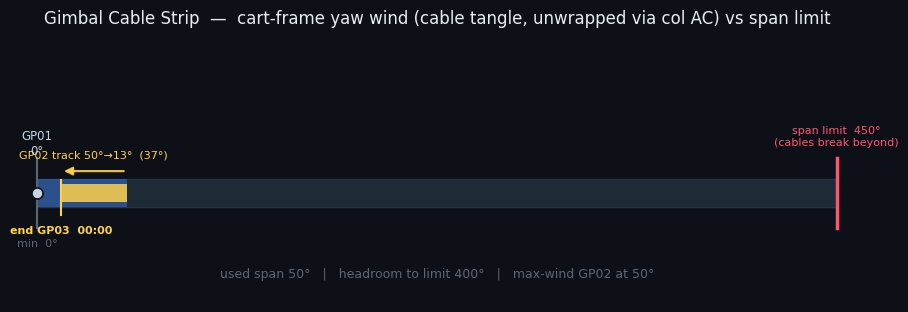

Write the Python code that produced this figure.
#!/usr/bin/env python3
"""
HyperLapse — Gimbal Cable Strip (view #3).

Shows the gimbal's yaw sweep as an UNWRAPPED world bearing (relative to
true North), accumulated leg-by-leg in the direction the operator set in
Plan col AC (CW/CCW; blank = shortest). Plotted on a 1-D strip against the
450 deg span limit: min yaw on the left, min+450 (the hard ceiling where
cables break) on the right.

It reuses resolve() from gimbal_planview_v2 (single source of truth), so
frame/world/dir come out identical to the dial. This view adds only the
unwrap-to-world and the strip drawing.

The tool SHOWS what the plan says; it does not pick direction. Operator
sets col AC (proposed by the sweep-dir macro, accepted/overridden by the
operator using the dial and/or this strip).

Usage:
  python3 gimbal_cablestrip.py HyperLapse.xlsm out.png [--gp N] [--limit 450]
"""
import argparse
import matplotlib
matplotlib.use("Agg")
import matplotlib.pyplot as plt
from matplotlib.patches import FancyArrowPatch, Rectangle
from gimbal_planview_v2 import (resolve, BG, RING, RINGTXT, CARD, CHASSIS,
                                MID, FLAG, TXT)

USED="#3b82f6"      # used-span fill
FREE="#1f2a37"      # headroom fill
LIMIT="#ff5470"     # span-limit line

def unwrap_cart(gps, wp_hdg):
    """Accumulate CART-FRAME yaw leg-by-leg honouring col AC.

    Cable wind is the gimbal's yaw RELATIVE TO THE CART BODY, not the world
    bearing -- the cables tangle around the cart. So we unwrap cart-frame yaw
    cf = world - anchor_heading, for both point GPs and every track sample.

    Returns (wu, sweeps): wu[i] is the unwrapped value AT each GP (track GPs use
    their END, since that's where the wind sits when the next leg begins);
    sweeps[i] is (u_start,u_end) for a track GP (the continuous yaw excursion
    over its window) or None for a point GP. Track samples unwrap continuously
    so a multi-turn sweep counts every degree toward the span."""
    wu=[]; sweeps=[]; prev_w=None; prev_u=0.0
    def step_dir(short,d):
        if d=="CW":    return short if short>=0 else short+360
        if d=="CCW":   return short if short<=0 else short-360
        return short                                  # auto = shortest
    for g in gps:
        h=g["cart_hdg"]                               # cart heading where parked at fire time
        tr=g.get("track")
        if tr:                                        # walk the sampled azimuths, cart-frame
            azs=[((s[0]-h+540)%360)-180 for s in tr]  # world -> cart-frame, wrapped
            if prev_w is None:
                u0=azs[0]
            else:
                short=((azs[0]-prev_w+540)%360)-180
                u0=prev_u+step_dir(short,g["dir"])
            u=u0; pw=azs[0]
            for w in azs[1:]:
                short=((w-pw+540)%360)-180            # continuous unwrap within track
                u+=short; pw=w
            wu.append(u); sweeps.append((u0,u))
            prev_w=azs[-1]; prev_u=u
        else:
            w=((g["world"]-h+540)%360)-180            # cart-frame for the point GP
            if prev_w is None:
                u=w
            else:
                short=((w-prev_w+540)%360)-180
                u=prev_u+step_dir(short,g["dir"])
            wu.append(u); sweeps.append(None)
            prev_w=w; prev_u=u
    return wu,sweeps

def render(d, out, hi=None, limit=450.0):
    gps=d["gps"]
    if not gps:
        print("no GPs in plan"); return
    wu,sweeps=unwrap_cart(gps, d["wp_hdg"])
    # an acquire-length track (negligible excursion) shouldn't draw its own bar;
    # fold it out so only the real tracking sweep shows
    for i,sw in enumerate(sweeps):
        if sw and abs(sw[1]-sw[0])<1.0: sweeps[i]=None
    # span must include the full excursion of any track sweep, not just GP points
    allvals=list(wu)
    for sw in sweeps:
        if sw: allvals+=[sw[0],sw[1]]
    lo=min(allvals); hi_used=max(allvals); span=hi_used-lo
    ceil=lo+limit; headroom=ceil-hi_used
    # which GP carries the max-wind point (point value or either sweep end)
    def maxwind_label():
        for i,(g,x) in enumerate(zip(gps,wu)):
            if abs(x-hi_used)<1e-6: return g["step"]
            sw=sweeps[i]
            if sw and (abs(sw[0]-hi_used)<1e-6 or abs(sw[1]-hi_used)<1e-6): return g["step"]
        return gps[0]["step"]

    fig,ax=plt.subplots(figsize=(11,3.4))
    ax.set_xlim(lo-15, ceil+15); ax.set_ylim(-1.0,1.4)
    ax.axis("off")

    y=0.0
    # full track, used span, headroom
    ax.add_patch(Rectangle((lo,y-0.13),ceil-lo,0.26,facecolor=FREE,edgecolor=RING,lw=1,zorder=1))
    ax.add_patch(Rectangle((lo,y-0.13),span,0.26,facecolor=USED,edgecolor="none",alpha=0.45,zorder=2))
    # limit line (right end) + min mark
    ax.plot([ceil,ceil],[y-0.32,y+0.32],color=LIMIT,lw=2.5,zorder=5)
    ax.text(ceil,y+0.42,f"span limit  {limit:.0f}\u00b0\n(cables break beyond)",
            color=LIMIT,fontsize=8,ha="center",va="bottom")
    ax.plot([lo,lo],[y-0.32,y+0.32],color=RINGTXT,lw=1.5,zorder=5)
    ax.text(lo,y-0.42,f"min  {lo:.0f}\u00b0",color=RINGTXT,fontsize=8,ha="center",va="top")

    # track sweep bars: the continuous yaw excursion during a Track window,
    # drawn as a bold segment on the strip (this is the wind the cables see)
    pe=d.get("plan_end")
    last_tr_i=max([i for i,sw in enumerate(sweeps) if sw], default=None)
    for i,sw in enumerate(sweeps):
        if not sw: continue
        a,b=sorted(sw)
        ax.add_patch(Rectangle((a,y-0.08),b-a,0.16,facecolor=MID,edgecolor="none",
                     alpha=0.85,zorder=3))
        ax.add_patch(FancyArrowPatch((sw[0],y+0.20),(sw[1],y+0.20),
            connectionstyle="arc3,rad=0.0",arrowstyle="-|>",mutation_scale=12,
            color=MID,lw=1.6,alpha=0.9,zorder=4))
        ax.text((a+b)/2,y+0.30,f"{gps[i]['step']} track {sw[0]:.0f}\u00b0\u2192{sw[1]:.0f}\u00b0"
                f"  ({abs(b-a):.0f}\u00b0)",color=MID,fontsize=8,ha="center",va="bottom",zorder=6)
        # gimbal-plan end at the last track's end edge (END row step+time, any GP#)
        if i==last_tr_i and pe:
            etxt=f"end {pe[0]}" + (f"  {pe[1]}" if pe[1] else "")
            ax.plot([sw[1],sw[1]],[y-0.20,y+0.12],color=MID,lw=1.5,zorder=5)
            ax.text(sw[1],y-0.30,etxt,color=MID,fontsize=8,fontweight="bold",
                    ha="center",va="top",zorder=6)

    # sweep order arrows between consecutive GP-resting positions (point GPs only;
    # a track GP's own arrow is drawn above as the sweep)
    for i in range(len(wu)-1):
        if sweeps[i] or sweeps[i+1]: continue
        a,b=wu[i],wu[i+1]
        col=CHASSIS if b>=a else FLAG
        ax.add_patch(FancyArrowPatch((a,y+0.16),(b,y+0.16),
            connectionstyle="arc3,rad=0.45",arrowstyle="-|>",mutation_scale=12,
            color=col,lw=1.4,alpha=0.85,zorder=4))

    # alternate label side by x-order so near-coincident GPs don't overlap
    side={}; order=sorted(range(len(wu)),key=lambda i:wu[i])
    for k,i in enumerate(order): side[i]=(k%2==0)   # True=above

    # markers: point GPs get a dot+label; track GPs already have the sweep bar+label
    for i,(g,x) in enumerate(zip(gps,wu)):
        if sweeps[i]: continue
        # suppress a point GP that sits on the next GP's track start (acquire row)
        if i+1<len(sweeps) and sweeps[i+1] and abs(x-sweeps[i+1][0])<2.0: continue
        focus = (hi is not None and (g["step"]==(hi if isinstance(hi,str) else None)
                                     or i+1==hi))
        ismax=(abs(x-hi_used)<1e-6)
        c = MID if focus else (LIMIT if ismax else CARD)
        ax.plot([x],[y],marker="o",ms=11 if (focus or ismax) else 8,
                color=c,zorder=6,markeredgecolor=BG,markeredgewidth=1.2)
        lab=f"{g['step']}\n{wu[i]:.0f}\u00b0"
        if ismax: lab+="  (max)"
        up=side[i]
        ax.text(x, y+0.32 if up else y-0.32, lab, color=c,fontsize=8.5,
                ha="center", va="bottom" if up else "top", zorder=6)

    ax.set_title("Gimbal Cable Strip  —  cart-frame yaw wind (cable tangle, unwrapped via col AC) vs span limit",
                 color=TXT,fontsize=12,pad=12)
    sub=(f"used span {span:.0f}\u00b0   |   headroom to limit {headroom:.0f}\u00b0   |   "
         f"max-wind {maxwind_label()} at {hi_used:.0f}\u00b0")
    ax.text((lo+ceil)/2,-0.78,sub,color=(LIMIT if headroom<0 else RINGTXT),
            fontsize=9,ha="center")

    # over-limit: unmissable banner + red wash over the strip. Cables would break;
    # Prep Cart will refuse to push this plan.
    if headroom<0:
        ax.axhspan(y-0.13,y+0.13,xmin=0,xmax=1,facecolor=LIMIT,alpha=0.18,zorder=2.5)
        ax.text((lo+ceil)/2, 1.18,
                f"\u26a0  EXCEEDS {limit:.0f}\u00b0 CABLE LIMIT  by {-headroom:.0f}\u00b0  \u2014  CART PUSH BLOCKED",
                color="#ffffff",fontsize=12,fontweight="bold",ha="center",va="center",zorder=10,
                bbox=dict(boxstyle="round,pad=0.5",facecolor=LIMIT,edgecolor="none"))

    fig.savefig(out,facecolor=BG,bbox_inches="tight")
    svg=out.rsplit(".",1)[0]+".svg"; fig.savefig(svg,facecolor=BG,bbox_inches="tight")
    print("wrote",out,"and",svg)
    print("min %.0f  max %.0f  span %.0f  headroom %.0f"%(lo,hi_used,span,headroom))
    # sidecar for the VBA cable-span guard (single source of truth):
    # one line 'span headroom limit' so Prep Cart can gate without recomputing.
    try:
        import os
        side=os.path.join(os.path.dirname(os.path.abspath(out)),"cablestrip_span.txt")
        open(side,"w").write("%.0f %.0f %.0f\n"%(span,headroom,limit))
    except Exception as e:
        print("sidecar write failed:",e)

if __name__=="__main__":
    ap=argparse.ArgumentParser()
    ap.add_argument("xlsm"); ap.add_argument("out",nargs="?",default="gimbal_cablestrip.png")
    ap.add_argument("--gp",type=int,default=None)
    ap.add_argument("--limit",type=float,default=450.0)
    a=ap.parse_args()
    d=resolve(a.xlsm)
    render(d,a.out,hi=a.gp,limit=a.limit)
